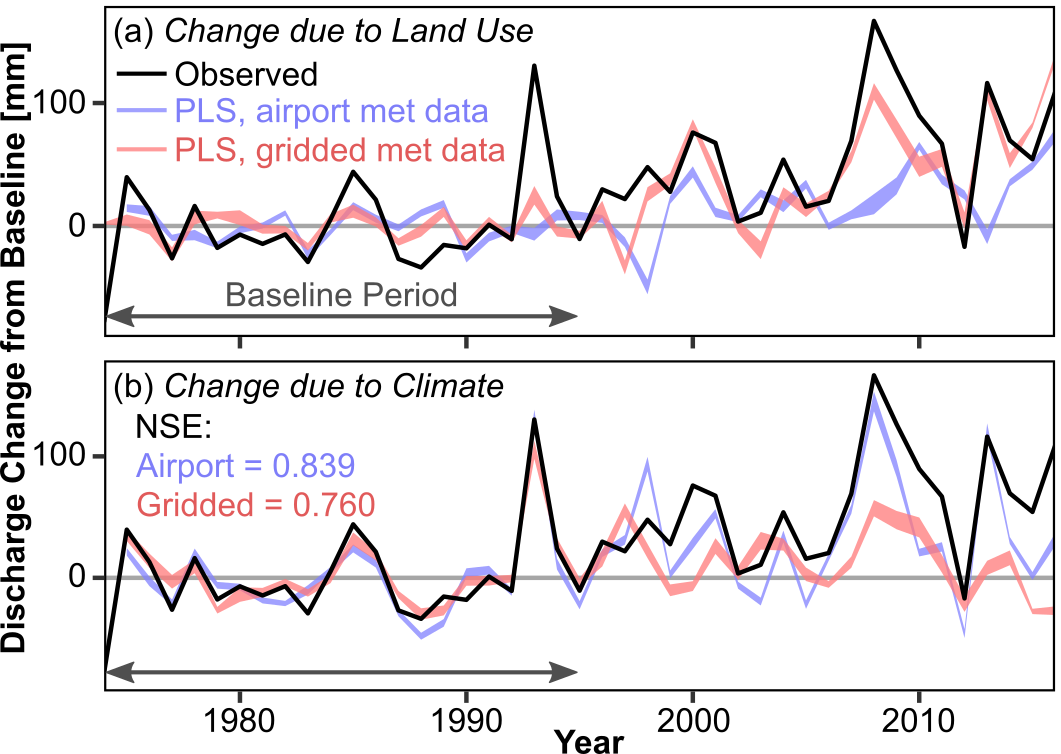

Write R code to recreate this figure.
## Figure_PheasantBranch_SensitivityInputData.R
# requires output from script PheasantBranch_7_SensitivityInputData.R

rm(list=ls())

# path to local git repository
git.dir <- "C:/Users/Sam/WorkGits/WaterBalance_ClimateVsLULC/"

require(ggplot2)
require(dplyr)
require(lubridate)
require(reshape2)
source(paste0(git.dir, "ProcessingScripts/FitMetrics.R"))

# path to save figure output
path.fig <- paste0(git.dir, "Plots/Figures+Tables/")

# name of flux to plot
flux.name <- "discharge.mm"

yr.baseline.end <- 1995

# which method to use? options are PCR, PLS, MLR
method <- "PLS"
if (method=="PLS") {
  df <- read.csv(paste0(git.dir, "Data/PheasantBranch/", flux.name, "/GHCN_SensitivityInputData_PLS_ClimateVsLULC.csv"), stringsAsFactors=F)
}

p.change.climate <- 
  ggplot() +
  geom_hline(yintercept=0, color="gray65") +
  geom_ribbon(data=subset(df, met.data=="GHCN"), 
              aes(x=year, ymin=change.climate.min, ymax=change.climate.max), fill="#8181ffff", alpha=0.75) +
  geom_ribbon(data=subset(df, met.data=="ARL"), 
              aes(x=year, ymin=change.climate.min, ymax=change.climate.max), fill="#ff7a7aff", alpha=0.75) +
  geom_line(data=subset(df, met.data=="ARL"),
            aes(x=year, y=change.overall.mean), color="black") +
  scale_x_continuous(name="Year", expand=c(0,0)) +
  scale_y_continuous(name="Change from Baseline Period [mm]") +
  theme_bw() +
  theme(panel.grid=element_blank(),
        panel.border=element_rect(color="black"))

p.change.LULC <- 
  ggplot() +
  geom_hline(yintercept=0, color="gray65") +
  geom_ribbon(data=subset(df, met.data=="GHCN"), 
              aes(x=year, ymin=change.LULC.min, ymax=change.LULC.max), fill="#8181ffff", alpha=0.75) +
  geom_ribbon(data=subset(df, met.data=="ARL"), 
              aes(x=year, ymin=change.LULC.min, ymax=change.LULC.max), fill="#ff7a7aff", alpha=0.75) +
  geom_line(data=subset(df, met.data=="ARL"),
            aes(x=year, y=change.overall.mean), color="black") +
  scale_x_continuous(name="Year", expand=c(0,0)) +
  scale_y_continuous(name="Change from Baseline Period [mm]") +
  theme_bw() +
  theme(panel.grid=element_blank(),
        panel.border=element_rect(color="black"))

pdf(file=paste0(path.fig, "Figure_PheasantBranch_SensitivityInputData_NoText.pdf"), width=(82/25.4), height=(60/25.4))
grid.arrange(p.change.LULC+theme(text=element_blank(), plot.margin=unit(c(0.5,0.5,0.5,0), "mm")),
             p.change.climate+theme(text=element_blank(), plot.margin=unit(c(0.5,0.5,0.5,0), "mm")),
             ncol=1)
dev.off()

# calculate fit statistics
df.all <- read.csv(paste0(flux.name, "/GHCN_SensitivityInputData_PLS_OutputAll.csv"))
df.fit <- 
  df.all %>% 
  subset(group != "prediction") %>% 
  group_by(group, met.data) %>% 
  summarize(NSE = NashSutcliffe(PLS, flux),
            RMSE = RMSE(PLS, flux),
            NRMSE = NRMSE(PLS, flux))

df.fit.ann <- 
  df.all %>% 
  subset(group != "prediction") %>% 
  group_by(group, met.data, year, month) %>% 
  summarize(flux.mean = mean(flux),
            PLS.mean = mean(PLS)) %>% 
  group_by(group, met.data, year) %>% 
  summarize(flux.sum = sum(flux.mean),
            PLS.sum = sum(PLS.mean)) %>% 
  group_by(group, met.data) %>% 
  summarize(NSE = NashSutcliffe(PLS.sum, flux.sum),
            RMSE = RMSE(PLS.sum, flux.sum),
            NRMSE = NRMSE(PLS.sum, flux.sum))

df.wide <- 
  subset(df, select=c("year", "met.data", "change.climate.mean")) %>% 
  dcast(year ~ met.data, value.var="change.climate.mean")

ggplot(df.wide, aes(x=GHCN, y=ARL)) + 
  geom_abline(intercept=0, slope=1) + 
  geom_point() +
  stat_smooth(method="lm")

summary(lm(ARL ~ GHCN, data=df.wide))
cor(df.wide$ARL, df.wide$GHCN, method="pearson")

sum(df.wide$GHCN[df.wide$year>yr.baseline.end] > 0 & df.wide$ARL[df.wide$year>yr.baseline.end] < 0) + 
  sum(df.wide$GHCN[df.wide$year>yr.baseline.end] < 0 & df.wide$ARL[df.wide$year>yr.baseline.end] > 0)

t.test(df.wide$GHCN[df.wide$year>yr.baseline.end], df.wide$ARL[df.wide$year>yr.baseline.end])
ks.test(df.wide$GHCN[df.wide$year>yr.baseline.end], df.wide$ARL[df.wide$year>yr.baseline.end])


RMSE(df.wide$ARL[df.wide$year>yr.baseline.end], df.wide$GHCN[df.wide$year>yr.baseline.end])
NRMSE(df.wide$ARL[df.wide$year>yr.baseline.end], df.wide$GHCN[df.wide$year>yr.baseline.end])
